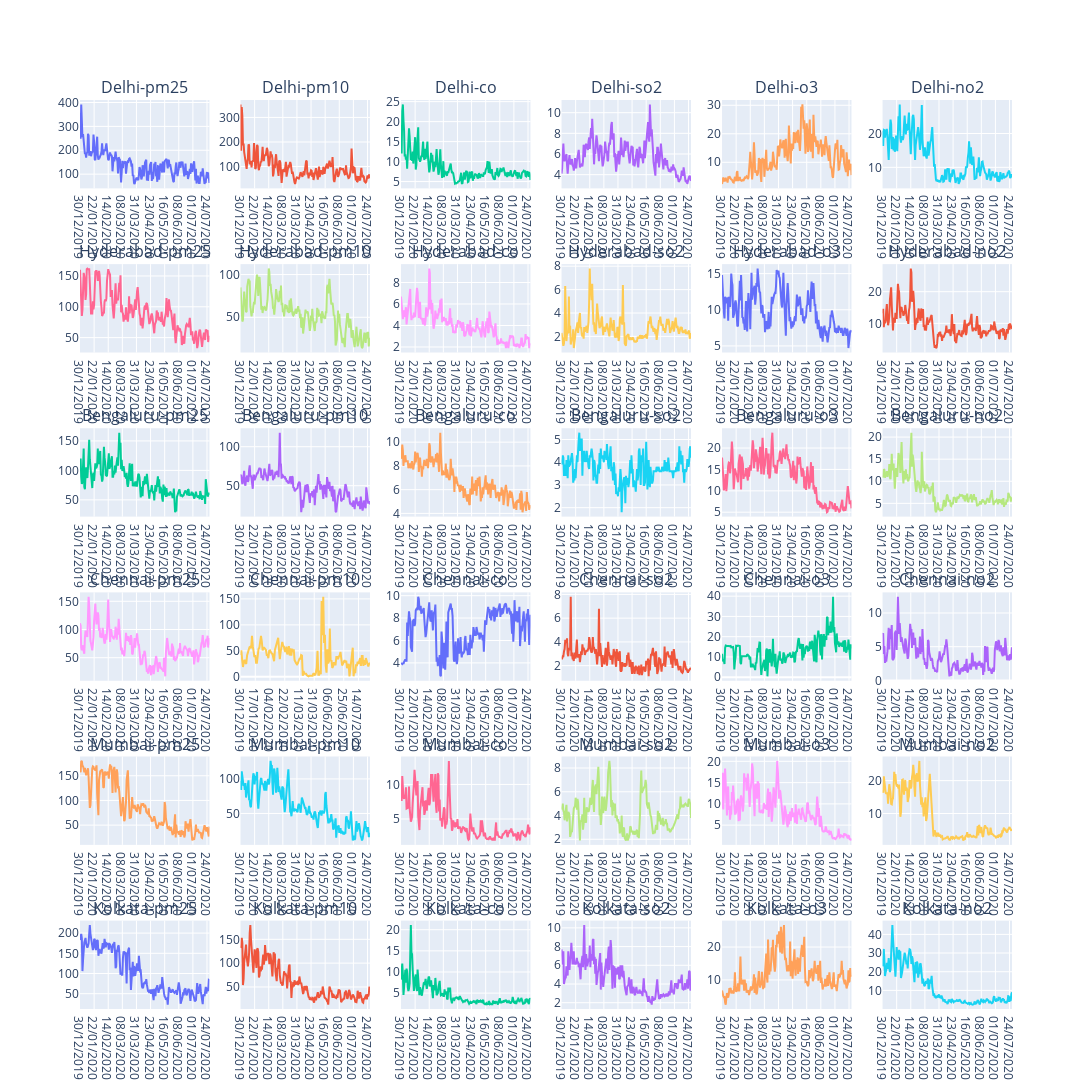

This figure's notebook cell:
### Markdown cell above
Plot them all!

### Code cell
city=['Delhi','Hyderabad','Bengaluru','Chennai','Mumbai','Kolkata']
pollutant=['pm25','pm10','co','so2','o3','no2']
titles=[]
for i in city:
    for j in pollutant:
        entry= i + '-' + j
        titles.append(entry)
fig = make_subplots(
rows=6, cols=6,
subplot_titles=titles)
for m,i in enumerate(city):
    for n,j in enumerate(pollutant):
        dff=df[df['City'].isin([i])]
        dff=dff[dff['Specie'].isin([j])]
        fig.add_trace(go.Scatter(x=dff['Date'], y=dff['median']),row=m+1, col=n+1)
fig.update_layout(height=1450, width=1400,showlegend=False)
fig.show()        
fig.write_image(f'images/all_pollutants.png')

### Figure 1 — Plotly figure (JSON) as saved in the notebook; plotly's stock layout.template omitted (floating-point values rounded to 4 significant figures; data arrays with more than 128 entries replaced by an {"elided": "..."} marker saying what was removed)
{"data": [{"type": "scatter", "x": {"elided": "212 str values"}, "xaxis": "x", "y": {"elided": "212 int values"}, "yaxis": "y"}, {"type": "scatter", "x": {"elided": "212 str values"}, "xaxis": "x2", "y": {"elided": "212 int values"}, "yaxis": "y2"}, {"type": "scatter", "x": {"elided": "212 str values"}, "xaxis": "x3", "y": {"elided": "212 float values"}, "yaxis": "y3"}, {"type": "scatter", "x": {"elided": "212 str values"}, "xaxis": "x4", "y": {"elided": "212 float values"}, "yaxis": "y4"}, {"type": "scatter", "x": {"elided": "212 str values"}, "xaxis": "x5", "y": {"elided": "212 float values"}, "yaxis": "y5"}, {"type": "scatter", "x": {"elided": "212 str values"}, "xaxis": "x6", "y": {"elided": "212 float values"}, "yaxis": "y6"}, {"type": "scatter", "x": {"elided": "212 str values"}, "xaxis": "x7", "y": {"elided": "212 int values"}, "yaxis": "y7"}, {"type": "scatter", "x": {"elided": "212 str values"}, "xaxis": "x8", "y": {"elided": "212 int values"}, "yaxis": "y8"}, {"type": "scatter", "x": {"elided": "212 str values"}, "xaxis": "x9", "y": {"elided": "212 float values"}, "yaxis": "y9"}, {"type": "scatter", "x": {"elided": "212 str values"}, "xaxis": "x10", "y": {"elided": "212 float values"}, "yaxis": "y10"}, {"type": "scatter", "x": {"elided": "212 str values"}, "xaxis": "x11", "y": {"elided": "212 float values"}, "yaxis": "y11"}, {"type": "scatter", "x": {"elided": "212 str values"}, "xaxis": "x12", "y": {"elided": "212 float values"}, "yaxis": "y12"}, {"type": "scatter", "x": {"elided": "212 str values"}, "xaxis": "x13", "y": {"elided": "212 int values"}, "yaxis": "y13"}, {"type": "scatter", "x": {"elided": "212 str values"}, "xaxis": "x14", "y": {"elided": "212 int values"}, "yaxis": "y14"}, {"type": "scatter", "x": {"elided": "212 str values"}, "xaxis": "x15", "y": {"elided": "212 float values"}, "yaxis": "y15"}, {"type": "scatter", "x": {"elided": "212 str values"}, "xaxis": "x16", "y": {"elided": "212 float values"}, "yaxis": "y16"}, {"type": "scatter", "x": {"elided": "212 str values"}, "xaxis": "x17", "y": {"elided": "212 float values"}, "yaxis": "y17"}, {"type": "scatter", "x": {"elided": "212 str values"}, "xaxis": "x18", "y": {"elided": "212 float values"}, "yaxis": "y18"}, {"type": "scatter", "x": {"elided": "212 str values"}, "xaxis": "x19", "y": {"elided": "212 int values"}, "yaxis": "y19"}, {"type": "scatter", "x": {"elided": "159 str values"}, "xaxis": "x20", "y": {"elided": "159 int values"}, "yaxis": "y20"}, {"type": "scatter", "x": {"elided": "212 str values"}, "xaxis": "x21", "y": {"elided": "212 float values"}, "yaxis": "y21"}, {"type": "scatter", "x": {"elided": "212 str values"}, "xaxis": "x22", "y": {"elided": "212 float values"}, "yaxis": "y22"}, {"type": "scatter", "x": {"elided": "212 str values"}, "xaxis": "x23", "y": {"elided": "212 float values"}, "yaxis": "y23"}, {"type": "scatter", "x": {"elided": "212 str values"}, "xaxis": "x24", "y": {"elided": "212 float values"}, "yaxis": "y24"}, {"type": "scatter", "x": {"elided": "212 str values"}, "xaxis": "x25", "y": {"elided": "212 int values"}, "yaxis": "y25"}, {"type": "scatter", "x": {"elided": "212 str values"}, "xaxis": "x26", "y": {"elided": "212 int values"}, "yaxis": "y26"}, {"type": "scatter", "x": {"elided": "212 str values"}, "xaxis": "x27", "y": {"elided": "212 float values"}, "yaxis": "y27"}, {"type": "scatter", "x": {"elided": "212 str values"}, "xaxis": "x28", "y": {"elided": "212 float values"}, "yaxis": "y28"}, {"type": "scatter", "x": {"elided": "212 str values"}, "xaxis": "x29", "y": {"elided": "212 float values"}, "yaxis": "y29"}, {"type": "scatter", "x": {"elided": "212 str values"}, "xaxis": "x30", "y": {"elided": "212 float values"}, "yaxis": "y30"}, {"type": "scatter", "x": {"elided": "212 str values"}, "xaxis": "x31", "y": {"elided": "212 int values"}, "yaxis": "y31"}, {"type": "scatter", "x": {"elided": "212 str values"}, "xaxis": "x32", "y": {"elided": "212 int values"}, "yaxis": "y32"}, {"type": "scatter", "x": {"elided": "212 str values"}, "xaxis": "x33", "y": {"elided": "212 float values"}, "yaxis": "y33"}, {"type": "scatter", "x": {"elided": "212 str values"}, "xaxis": "x34", "y": {"elided": "212 float values"}, "yaxis": "y34"}, {"type": "scatter", "x": {"elided": "212 str values"}, "xaxis": "x35", "y": {"elided": "212 float values"}, "yaxis": "y35"}, {"type": "scatter", "x": {"elided": "212 str values"}, "xaxis": "x36", "y": {"elided": "212 float values"}, "yaxis": "y36"}], "layout": {"annotations": [{"font": {"size": 16}, "showarrow": false, "text": "Delhi-pm25", "x": 0.06944, "xanchor": "center", "xref": "paper", "y": 1.0, "yanchor": "bottom", "yref": "paper"}, {"font": {"size": 16}, "showarrow": false, "text": "Delhi-pm10", "x": 0.2417, "xanchor": "center", "xref": "paper", "y": 1.0, "yanchor": "bottom", "yref": "paper"}, {"font": {"size": 16}, "showarrow": false, "text": "Delhi-co", "x": 0.4139, "xanchor": "center", "xref": "paper", "y": 1.0, "yanchor": "bottom", "yref": "paper"}, {"font": {"size": 16}, "showarrow": false, "text": "Delhi-so2", "x": 0.5861, "xanchor": "center", "xref": "paper", "y": 1.0, "yanchor": "bottom", "yref": "paper"}, {"font": {"size": 16}, "showarrow": false, "text": "Delhi-o3", "x": 0.7583, "xanchor": "center", "xref": "paper", "y": 1.0, "yanchor": "bottom", "yref": "paper"}, {"font": {"size": 16}, "showarrow": false, "text": "Delhi-no2", "x": 0.9306, "xanchor": "center", "xref": "paper", "y": 1.0, "yanchor": "bottom", "yref": "paper"}, {"font": {"size": 16}, "showarrow": false, "text": "Hyderabad-pm25", "x": 0.06944, "xanchor": "center", "xref": "paper", "y": 0.8194, "yanchor": "bottom", "yref": "paper"}, {"font": {"size": 16}, "showarrow": false, "text": "Hyderabad-pm10", "x": 0.2417, "xanchor": "center", "xref": "paper", "y": 0.8194, "yanchor": "bottom", "yref": "paper"}, {"font": {"size": 16}, "showarrow": false, "text": "Hyderabad-co", "x": 0.4139, "xanchor": "center", "xref": "paper", "y": 0.8194, "yanchor": "bottom", "yref": "paper"}, {"font": {"size": 16}, "showarrow": false, "text": "Hyderabad-so2", "x": 0.5861, "xanchor": "center", "xref": "paper", "y": 0.8194, "yanchor": "bottom", "yref": "paper"}, {"font": {"size": 16}, "showarrow": false, "text": "Hyderabad-o3", "x": 0.7583, "xanchor": "center", "xref": "paper", "y": 0.8194, "yanchor": "bottom", "yref": "paper"}, {"font": {"size": 16}, "showarrow": false, "text": "Hyderabad-no2", "x": 0.9306, "xanchor": "center", "xref": "paper", "y": 0.8194, "yanchor": "bottom", "yref": "paper"}, {"font": {"size": 16}, "showarrow": false, "text": "Bengaluru-pm25", "x": 0.06944, "xanchor": "center", "xref": "paper", "y": 0.6389, "yanchor": "bottom", "yref": "paper"}, {"font": {"size": 16}, "showarrow": false, "text": "Bengaluru-pm10", "x": 0.2417, "xanchor": "center", "xref": "paper", "y": 0.6389, "yanchor": "bottom", "yref": "paper"}, {"font": {"size": 16}, "showarrow": false, "text": "Bengaluru-co", "x": 0.4139, "xanchor": "center", "xref": "paper", "y": 0.6389, "yanchor": "bottom", "yref": "paper"}, {"font": {"size": 16}, "showarrow": false, "text": "Bengaluru-so2", "x": 0.5861, "xanchor": "center", "xref": "paper", "y": 0.6389, "yanchor": "bottom", "yref": "paper"}, {"font": {"size": 16}, "showarrow": false, "text": "Bengaluru-o3", "x": 0.7583, "xanchor": "center", "xref": "paper", "y": 0.6389, "yanchor": "bottom", "yref": "paper"}, {"font": {"size": 16}, "showarrow": false, "text": "Bengaluru-no2", "x": 0.9306, "xanchor": "center", "xref": "paper", "y": 0.6389, "yanchor": "bottom", "yref": "paper"}, {"font": {"size": 16}, "showarrow": false, "text": "Chennai-pm25", "x": 0.06944, "xanchor": "center", "xref": "paper", "y": 0.4583, "yanchor": "bottom", "yref": "paper"}, {"font": {"size": 16}, "showarrow": false, "text": "Chennai-pm10", "x": 0.2417, "xanchor": "center", "xref": "paper", "y": 0.4583, "yanchor": "bottom", "yref": "paper"}, {"font": {"size": 16}, "showarrow": false, "text": "Chennai-co", "x": 0.4139, "xanchor": "center", "xref": "paper", "y": 0.4583, "yanchor": "bottom", "yref": "paper"}, {"font": {"size": 16}, "showarrow": false, "text": "Chennai-so2", "x": 0.5861, "xanchor": "center", "xref": "paper", "y": 0.4583, "yanchor": "bottom", "yref": "paper"}, {"font": {"size": 16}, "showarrow": false, "text": "Chennai-o3", "x": 0.7583, "xanchor": "center", "xref": "paper", "y": 0.4583, "yanchor": "bottom", "yref": "paper"}, {"font": {"size": 16}, "showarrow": false, "text": "Chennai-no2", "x": 0.9306, "xanchor": "center", "xref": "paper", "y": 0.4583, "yanchor": "bottom", "yref": "paper"}, {"font": {"size": 16}, "showarrow": false, "text": "Mumbai-pm25", "x": 0.06944, "xanchor": "center", "xref": "paper", "y": 0.2778, "yanchor": "bottom", "yref": "paper"}, {"font": {"size": 16}, "showarrow": false, "text": "Mumbai-pm10", "x": 0.2417, "xanchor": "center", "xref": "paper", "y": 0.2778, "yanchor": "bottom", "yref": "paper"}, {"font": {"size": 16}, "showarrow": false, "text": "Mumbai-co", "x": 0.4139, "xanchor": "center", "xref": "paper", "y": 0.2778, "yanchor": "bottom", "yref": "paper"}, {"font": {"size": 16}, "showarrow": false, "text": "Mumbai-so2", "x": 0.5861, "xanchor": "center", "xref": "paper", "y": 0.2778, "yanchor": "bottom", "yref": "paper"}, {"font": {"size": 16}, "showarrow": false, "text": "Mumbai-o3", "x": 0.7583, "xanchor": "center", "xref": "paper", "y": 0.2778, "yanchor": "bottom", "yref": "paper"}, {"font": {"size": 16}, "showarrow": false, "text": "Mumbai-no2", "x": 0.9306, "xanchor": "center", "xref": "paper", "y": 0.2778, "yanchor": "bottom", "yref": "paper"}, {"font": {"size": 16}, "showarrow": false, "text": "Kolkata-pm25", "x": 0.06944, "xanchor": "center", "xref": "paper", "y": 0.09722, "yanchor": "bottom", "yref": "paper"}, {"font": {"size": 16}, "showarrow": false, "text": "Kolkata-pm10", "x": 0.2417, "xanchor": "center", "xref": "paper", "y": 0.09722, "yanchor": "bottom", "yref": "paper"}, {"font": {"size": 16}, "showarrow": false, "text": "Kolkata-co", "x": 0.4139, "xanchor": "center", "xref": "paper", "y": 0.09722, "yanchor": "bottom", "yref": "paper"}, {"font": {"size": 16}, "showarrow": false, "text": "Kolkata-so2", "x": 0.5861, "xanchor": "center", "xref": "paper", "y": 0.09722, "yanchor": "bottom", "yref": "paper"}, {"font": {"size": 16}, "showarrow": false, "text": "Kolkata-o3", "x": 0.7583, "xanchor": "center", "xref": "paper", "y": 0.09722, "yanchor": "bottom", "yref": "paper"}, {"font": {"size": 16}, "showarrow": false, "text": "Kolkata-no2", "x": 0.9306, "xanchor": "center", "xref": "paper", "y": 0.09722, "yanchor": "bottom", "yref": "paper"}], "height": 1450, "showlegend": false, "width": 1400, "xaxis": {"anchor": "y", "autorange": true, "domain": [0, 0.1389], "range": [0, 211], "type": "category"}, "xaxis10": {"anchor": "y10", "autorange": true, "domain": [0.5167, 0.6556], "range": [0, 211], "type": "category"}, "xaxis11": {"anchor": "y11", "autorange": true, "domain": [0.6889, 0.8278], "range": [0, 211], "type": "category"}, "xaxis12": {"anchor": "y12", "autorange": true, "domain": [0.8611, 1], "range": [0, 211], "type": "category"}, "xaxis13": {"anchor": "y13", "autorange": true, "domain": [0, 0.1389], "range": [0, 211], "type": "category"}, "xaxis14": {"anchor": "y14", "autorange": true, "domain": [0.1722, 0.3111], "range": [0, 211], "type": "category"}, "xaxis15": {"anchor": "y15", "autorange": true, "domain": [0.3444, 0.4833], "range": [0, 211], "type": "category"}, "xaxis16": {"anchor": "y16", "autorange": true, "domain": [0.5167, 0.6556], "range": [0, 211], "type": "category"}, "xaxis17": {"anchor": "y17", "autorange": true, "domain": [0.6889, 0.8278], "range": [0, 211], "type": "category"}, "xaxis18": {"anchor": "y18", "autorange": true, "domain": [0.8611, 1], "range": [0, 211], "type": "category"}, "xaxis19": {"anchor": "y19", "autorange": true, "domain": [0, 0.1389], "range": [0, 211], "type": "category"}, "xaxis2": {"anchor": "y2", "autorange": true, "domain": [0.1722, 0.3111], "range": [0, 211], "type": "category"}, "xaxis20": {"anchor": "y20", "autorange": true, "domain": [0.1722, 0.3111], "range": [0, 158], "type": "category"}, "xaxis21": {"anchor": "y21", "autorange": true, "domain": [0.3444, 0.4833], "range": [0, 211], "type": "category"}, "xaxis22": {"anchor": "y22", "autorange": true, "domain": [0.5167, 0.6556], "range": [0, 211], "type": "category"}, "xaxis23": {"anchor": "y23", "autorange": true, "domain": [0.6889, 0.8278], "range": [0, 211], "type": "category"}, "xaxis24": {"anchor": "y24", "autorange": true, "domain": [0.8611, 1], "range": [0, 211], "type": "category"}, "xaxis25": {"anchor": "y25", "autorange": true, "domain": [0, 0.1389], "range": [0, 211], "type": "category"}, "xaxis26": {"anchor": "y26", "autorange": true, "domain": [0.1722, 0.3111], "range": [0, 211], "type": "category"}, "xaxis27": {"anchor": "y27", "autorange": true, "domain": [0.3444, 0.4833], "range": [0, 211], "type": "category"}, "xaxis28": {"anchor": "y28", "autorange": true, "domain": [0.5167, 0.6556], "range": [0, 211], "type": "category"}, "xaxis29": {"anchor": "y29", "autorange": true, "domain": [0.6889, 0.8278], "range": [0, 211], "type": "category"}, "xaxis3": {"anchor": "y3", "autorange": true, "domain": [0.3444, 0.4833], "range": [0, 211], "type": "category"}, "xaxis30": {"anchor": "y30", "autorange": true, "domain": [0.8611, 1], "range": [0, 211], "type": "category"}, "xaxis31": {"anchor": "y31", "autorange": true, "domain": [0, 0.1389], "range": [0, 211], "type": "category"}, "xaxis32": {"anchor": "y32", "autorange": true, "domain": [0.1722, 0.3111], "range": [0, 211], "type": "category"}, "xaxis33": {"anchor": "y33", "autorange": true, "domain": [0.3444, 0.4833], "range": [0, 211], "type": "category"}, "xaxis34": {"anchor": "y34", "autorange": true, "domain": [0.5167, 0.6556], "range": [0, 211], "type": "category"}, "xaxis35": {"anchor": "y35", "autorange": true, "domain": [0.6889, 0.8278], "range": [0, 211], "type": "category"}, "xaxis36": {"anchor": "y36", "autorange": true, "domain": [0.8611, 1], "range": [0, 211], "type": "category"}, "xaxis4": {"anchor": "y4", "autorange": true, "domain": [0.5167, 0.6556], "range": [0, 211], "type": "category"}, "xaxis5": {"anchor": "y5", "autorange": true, "domain": [0.6889, 0.8278], "range": [0, 211], "type": "category"}, "xaxis6": {"anchor": "y6", "autorange": true, "domain": [0.8611, 1], "range": [0, 211], "type": "category"}, "xaxis7": {"anchor": "y7", "autorange": true, "domain": [0, 0.1389], "range": [0, 211], "type": "category"}, "xaxis8": {"anchor": "y8", "autorange": true, "domain": [0.1722, 0.3111], "range": [0, 211], "type": "category"}, "xaxis9": {"anchor": "y9", "autorange": true, "domain": [0.3444, 0.4833], "range": [0, 211], "type": "category"}, "yaxis": {"anchor": "x", "autorange": true, "domain": [0.9028, 1.0], "range": [40.5, 410.5], "type": "linear"}, "yaxis10": {"anchor": "x10", "autorange": true, "domain": [0.7222, 0.8194], "range": [0.6222, 8.178], "type": "linear"}, "yaxis11": {"anchor": "x11", "autorange": true, "domain": [0.7222, 0.8194], "range": [4.089, 16.31], "type": "linear"}, "yaxis12": {"anchor": "x12", "autorange": true, "domain": [0.7222, 0.8194], "range": [0.8056, 28.69], "type": "linear"}, "yaxis13": {"anchor": "x13", "autorange": true, "domain": [0.5417, 0.6389], "range": [21.5, 171.5], "type": "linear"}, "yaxis14": {"anchor": "x14", "autorange": true, "domain": [0.5417, 0.6389], "range": [10.33, 123.7], "type": "linear"}, "yaxis15": {"anchor": "x15", "autorange": true, "domain": [0.5417, 0.6389], "range": [3.728, 11.17], "type": "linear"}, "yaxis16": {"anchor": "x16", "autorange": true, "domain": [0.5417, 0.6389], "range": [1.606, 5.494], "type": "linear"}, "yaxis17": {"anchor": "x17", "autorange": true, "domain": [0.5417, 0.6389], "range": [3.967, 24.63], "type": "linear"}, "yaxis18": {"anchor": "x18", "autorange": true, "domain": [0.5417, 0.6389], "range": [2, 22], "type": "linear"}, "yaxis19": {"anchor": "x19", "autorange": true, "domain": [0.3611, 0.4583], "range": [9.167, 165.8], "type": "linear"}, "yaxis2": {"anchor": "x2", "autorange": true, "domain": [0.9028, 1.0], "range": [11, 371], "type": "linear"}, "yaxis20": {"anchor": "x20", "autorange": true, "domain": [0.3611, 0.4583], "range": [-7.5, 162.5], "type": "linear"}, "yaxis21": {"anchor": "x21", "autorange": true, "domain": [0.3611, 0.4583], "range": [2.406, 10.29], "type": "linear"}, "yaxis22": {"anchor": "x22", "autorange": true, "domain": [0.3611, 0.4583], "range": [0.7278, 8.172], "type": "linear"}, "yaxis23": {"anchor": "x23", "autorange": true, "domain": [0.3611, 0.4583], "range": [-1.783, 41.88], "type": "linear"}, "yaxis24": {"anchor": "x24", "autorange": true, "domain": [0.3611, 0.4583], "range": [-0.05556, 13.06], "type": "linear"}, "yaxis25": {"anchor": "x25", "autorange": true, "domain": [0.1806, 0.2778], "range": [10.06, 188.9], "type": "linear"}, "yaxis26": {"anchor": "x26", "autorange": true, "domain": [0.1806, 0.2778], "range": [4.611, 132.4], "type": "linear"}, "yaxis27": {"anchor": "x27", "autorange": true, "domain": [0.1806, 0.2778], "range": [1.261, 14.04], "type": "linear"}, "yaxis28": {"anchor": "x28", "autorange": true, "domain": [0.1806, 0.2778], "range": [1.528, 8.972], "type": "linear"}, "yaxis29": {"anchor": "x29", "autorange": true, "domain": [0.1806, 0.2778], "range": [0.3611, 21.14], "type": "linear"}, "yaxis3": {"anchor": "x3", "autorange": true, "domain": [0.9028, 1.0], "range": [3.294, 25.41], "type": "linear"}, "yaxis30": {"anchor": "x30", "autorange": true, "domain": [0.1806, 0.2778], "range": [0.4556, 27.34], "type": "linear"}, "yaxis31": {"anchor": "x31", "autorange": true, "domain": [0, 0.09722], "range": [12.06, 230.9], "type": "linear"}, "yaxis32": {"anchor": "x32", "autorange": true, "domain": [0, 0.09722], "range": [3.722, 189.3], "type": "linear"}, "yaxis33": {"anchor": "x33", "autorange": true, "domain": [0, 0.09722], "range": [1.256, 22.14], "type": "linear"}, "yaxis34": {"anchor": "x34", "autorange": true, "domain": [0, 0.09722], "range": [1.328, 10.77], "type": "linear"}, "yaxis35": {"anchor": "x35", "autorange": true, "domain": [0, 0.09722], "range": [1.156, 28.04], "type": "linear"}, "yaxis36": {"anchor": "x36", "autorange": true, "domain": [0, 0.09722], "range": [0.03333, 47.37], "type": "linear"}, "yaxis4": {"anchor": "x4", "autorange": true, "domain": [0.9028, 1.0], "range": [2.672, 11.23], "type": "linear"}, "yaxis5": {"anchor": "x5", "autorange": true, "domain": [0.9028, 1.0], "range": [0.85, 31.85], "type": "linear"}, "yaxis6": {"anchor": "x6", "autorange": true, "domain": [0.9028, 1.0], "range": [3.794, 29.91], "type": "linear"}, "yaxis7": {"anchor": "x7", "autorange": true, "domain": [0.7222, 0.8194], "range": [25.83, 169.2], "type": "linear"}, "yaxis8": {"anchor": "x8", "autorange": true, "domain": [0.7222, 0.8194], "range": [8.833, 112.2], "type": "linear"}, "yaxis9": {"anchor": "x9", "autorange": true, "domain": [0.7222, 0.8194], "range": [1.489, 9.711], "type": "linear"}}}
